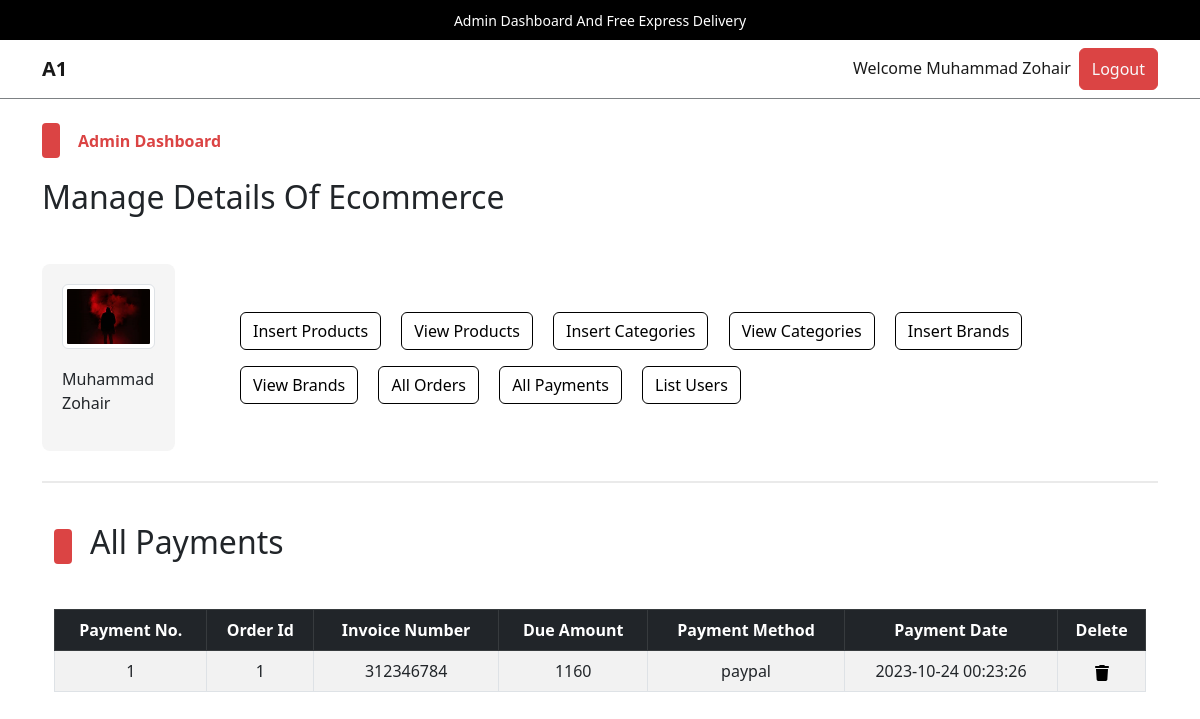
/admin/index.php?list_payments (signed in), run on the app's committed database.
### tables this page shows
CREATE TABLE `admin_table` (
  `admin_id` int(11) NOT NULL,
  `admin_name` varchar(100) NOT NULL,
  `admin_email` varchar(200) NOT NULL,
  `admin_image` varchar(255) NOT NULL,
  `admin_password` varchar(255) NOT NULL
);

CREATE TABLE `user_payments` (
  `payment_id` int(11) NOT NULL,
  `order_id` int(11) NOT NULL,
  `invoice_number` int(11) NOT NULL,
  `amount` int(11) NOT NULL,
  `payment_method` varchar(255) NOT NULL,
  `payment_date` timestamp NOT NULL DEFAULT current_timestamp() ON UPDATE current_timestamp()
);

### admin/list_payments.php (the view, shortened to what this page needs)
<!DOCTYPE html>
<html lang="en">
<head>
</head>
<body>
    <div class="container">
        <div class="categ-header">
            <div class="sub-title">
                <span class="shape"></span>
                <h2>All Payments</h2>
            </div>
        </div>
        <div class="table-data">
            <table class="table table-bordered table-hover table-striped text-center">
                <thead class="table-dark">
                    <?php
                    $get_payment_query = "SELECT * FROM `user_payments`";
                    $get_payment_result = mysqli_query($con, $get_payment_query);
                    $row_count = mysqli_num_rows($get_payment_result);
                    if($row_count!=0){
                        echo "
                        <tr>
                        <th>Payment No.</th>
                        <th>Order Id</th>
                        <th>Invoice Number</th>
                        <th>Due Amount</th>
                        <th>Payment Method</th>
                        <th>Payment Date</th>
                        <th>Delete</th>
                    </tr>
                    ";
                    }
                    ?>
                </thead>
                <tbody>
                    <?php
                    if ($row_count == 0) {
                        echo "<h2 class='text-center text-light p-2 bg-dark'>No payments yet</h2>";
                    } else {
                        $id_number = 1;
                        while ($row_fetch_payments = mysqli_fetch_array($get_payment_result)) {
                            $payment_id = $row_fetch_payments['payment_id'];
                            $order_id = $row_fetch_payments['order_id'];
                            $invoice_number = $row_fetch_payments['invoice_number'];
                            $amount_due = $row_fetch_payments['amount'];
                            $payment_method = $row_fetch_payments['payment_method'];
                            $payment_date = $row_fetch_payments['payment_date'];
                            echo "
                            <tr>
                            <td>$id_number</td>
                            <td>$order_id</td>
                            <td>$invoice_number</td>
                            <td>$amount_due</td>
                            <td>$payment_method</td>
                            <td>$payment_date</td>
                            <td>
                                <a href='index.php?delete_payment=$payment_id' data-bs-toggle='modal' data-bs-target='#deleteModal_$payment_id'>
                                </a>
                                <div class='modal fade' id='deleteModal_$payment_id' tabindex='-1' aria-labelledby='deleteModal_$payment_id.Label' aria-hidden='true'>
                                                            <a class='text-light' href='index.php?delete_payment=$payment_id'>
                                                                Delete Payment No. <strong>$id_number</strong>
                                                            </a>
                                </div>
                            </td>
                        </tr>
                            ";
                            $id_number++;
                        }
                    }
                    ?>
                </tbody>
            </table>
        </div>
    </div>
</body>
</html>

### admin/index.php (shortened to what this page needs)
<?php
    include('../functions/common_functions.php');
    if(isset($_SESSION['admin_username'])){
        $admin_name = $_SESSION['admin_username'];
        $get_admin_data = "SELECT * FROM `admin_table` WHERE admin_name = '$admin_name'";
        $get_admin_result = mysqli_query($con,$get_admin_data);
        $row_fetch_admin_data = mysqli_fetch_array($get_admin_result);
        $admin_name = $row_fetch_admin_data['admin_name'];
        $admin_image = $row_fetch_admin_data['admin_image'];
    }else{
        echo "<script>window.open('./admin_login.php','_self');</script>";
    }
?>
<!DOCTYPE html>
<html lang="en">
<head>
    <link rel="stylesheet" href="../assets/css/bootstrap.css" />
    <link rel="stylesheet" href="../assets/css/main.css" />
</head>
<body>
    <div class="upper-nav primary-bg p-2 px-3 text-center text-break">
        <span>Admin Dashboard And Free Express Delivery</span>
    </div>
    <nav class="navbar navbar-expand-lg navbar-light bg-light">
        <div class="container">
            <a class="navbar-brand fw-bold" href="index.php">A1</a>
            <div class="collapse navbar-collapse" id="navbarSupportedContentad">
                <ul class="navbar-nav ms-auto mb-2 mb-lg-0">
                    <li class="nav-item">
                        <a class="nav-link active" aria-current="page" href="#">Welcome <?php echo $admin_name;?></a>
                    </li>
                    <li class="nav-item">
                    <button class="btn btn-primary p-0 px-1">
                            <a href="./admin_logout.php" class="nav-link text-light">Logout</a>
                        </button>
                    </li>
                </ul>
            </div>
        </div>
    </nav>
    <div class="control">
        <div class="container pt-4 pb-0">
            <div class="categ-header">
                <div class="sub-title">
                    <span class="shape"></span>
                    <span class="title">Admin Dashboard</span>
                </div>
                <h2>Manage Details Of Ecommerce</h2>
            </div>
            <div class="row align-items-center">
                <div class="col-md-2">
                    <div class="admin-image">
                        <a href="./index.php"><img src="./admin_images/<?php echo $admin_image;?>" class="img-thumbnail" alt="Admin Photo"></a>
                        <p><?php echo $admin_name;?></p>
                    </div>
                </div>
                <div class="col-md-10">
                    <div class="buttons">
                        <button class="btn btn-outline-primary m-2">
                            <a href="./insert_product.php" class="nav-link">Insert Products</a>
                        </button>
                        <button class="btn btn-outline-primary m-2">
                            <a href="index.php?view_products" class="nav-link">View Products</a>
                        </button>
                        <button class="btn btn-outline-primary m-2">
                            <a href="index.php?insert_category" class="nav-link">Insert Categories</a>
                        </button>
                        <button class="btn btn-outline-primary m-2">
                            <a href="index.php?view_categories" class="nav-link">View Categories</a>
                        </button>
                        <button class="btn btn-outline-primary m-2">
                            <a href="index.php?insert_brand" class="nav-link">Insert Brands</a>
                        </button>
                        <button class="btn btn-outline-primary m-2">
                            <a href="index.php?view_brands" class="nav-link">View Brands</a>
                        </button>
                        <button class="btn btn-outline-primary m-2">
                            <a href="index.php?list_orders" class="nav-link">All Orders</a>
                        </button>
                        <button class="btn btn-outline-primary m-2">
                            <a href="index.php?list_payments" class="nav-link">All Payments</a>
                        </button>
                        <button class="btn btn-outline-primary m-2">
                            <a href="index.php?list_users" class="nav-link">List Users</a>
                        </button>
                    </div>
                </div>
            </div>
        </div>
    </div>
    <div class="container">
        <div class="divider"></div>
    </div>
    <div class="change-page">
        <div class="container">
            <?php
            if(isset($_GET['list_payments'])){
                include('./list_payments.php');
            }
            ?>
        </div>
    </div>
</body>
</html>

### assets/css/main.css (style rules this page uses)
* { -webkit-box-sizing: border-box; -moz-box-sizing: border-box; box-sizing: border-box; margin: 0; padding: 0; }
html { scroll-behavior: smooth; }
a { text-decoration: none; color: #000000; cursor: pointer; }
button, input[type="submit"] { cursor: pointer; }
ul { list-style: none; }
.primary-bg { background-color: #000; }
.divider { background-color: #eaeaea; height: 1.5px; width: 100%; margin-top: 30px; margin-bottom: 40px; }
.container .categ-header { display: flex; flex-direction: column; gap: 20px; margin-bottom: 40px; }
.container .categ-header .sub-title { display: flex; flex-direction: row; gap: 18px; align-items: center; }
.container .categ-header .sub-title span:nth-of-type(1) { width: 18px; height: 35px; background-color: #DB4444; border-radius: 4px; -webkit-border-radius: 4px; -moz-border-radius: 4px; -ms-border-radius: 4px; -o-border-radius: 4px; }
.shape { display: inline-block; width: 18px; height: 35px; background-color: #DB4444; border-radius: 4px; -webkit-border-radius: 4px; -moz-border-radius: 4px; -ms-border-radius: 4px; -o-border-radius: 4px; }
.container .categ-header .sub-title span:nth-of-type(2) { color: #DB4444; font-weight: bold; }
.upper-nav span { color: #ffffff; font-size: 14px; }
.bg-light { background-color: #ffffff !important; border-bottom: 1px solid #7D8184; }
.control .container .row .admin-image { width: 80%; background-color: #F5F5F5; padding: 20px; display: flex; flex-direction: column; gap:18px; align-items: center; border-radius: 8px; -webkit-border-radius: 8px; -moz-border-radius: 8px; -ms-border-radius: 8px; -o-border-radius: 8px; }
.control .container .row .admin-image img { width: 100%; }
.control .container .row .buttons a.nav-link { transition: 0s; -webkit-transition: 0s; -moz-transition: 0s; -ms-transition: 0s; -o-transition: 0s; }
td { vertical-align: middle; }

### data on the page
admin_table: admin_name "Muhammad Zohair", admin_image (picture)
user_payments: order "1", invoice_number "312346784", amount "1160", payment_method "paypal", payment_date "2023-10-24 00:23:26"
